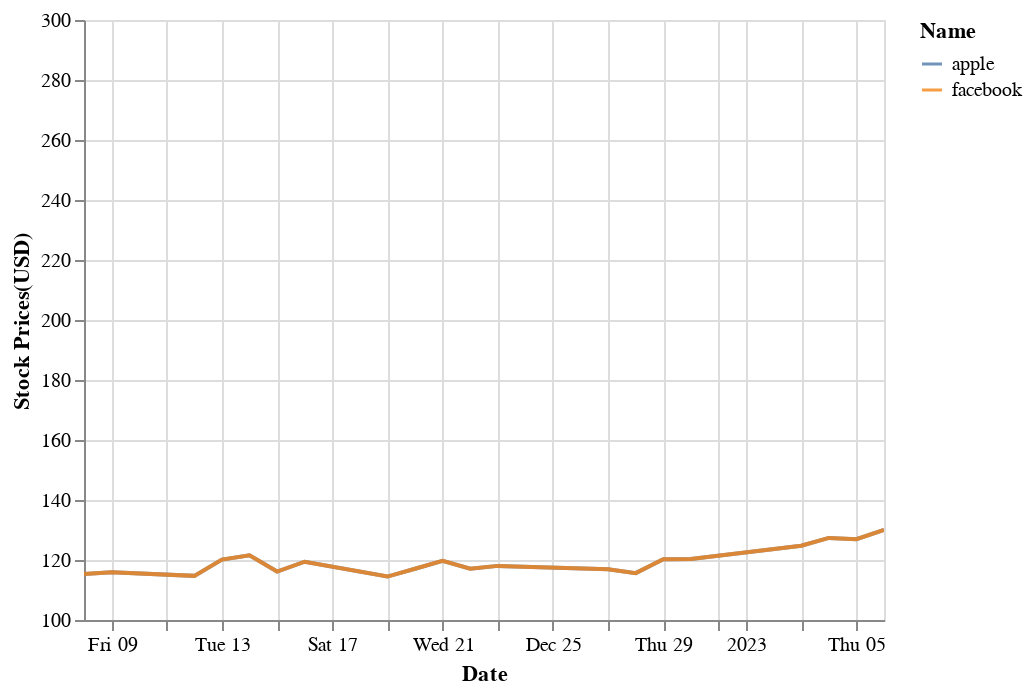

Source (notebook cell):
### Code cell
chart

### Figure 1 — Vega-Lite specification as saved in the notebook (floating-point values rounded to 4 significant figures)
{"config": {"view": {"continuousWidth": 400, "continuousHeight": 300}}, "data": {"name": "data-6dc1fdf9afd3205df2d553c7230f0513"}, "mark": {"type": "line", "clip": true, "opacity": 0.8}, "encoding": {"color": {"field": "Name", "type": "nominal"}, "x": {"field": "Date", "type": "temporal"}, "y": {"field": "Stock Prices(USD)", "scale": {"domain": [100, 300]}, "stack": null, "type": "quantitative"}}, "$schema": "https://vega.github.io/schema/vega-lite/v4.17.0.json", "datasets": {"data-6dc1fdf9afd3205df2d553c7230f0513": [{"Date": "08 December 2022", "Name": "apple", "Stock Prices(USD)": 115.3}, {"Date": "09 December 2022", "Name": "apple", "Stock Prices(USD)": 115.9}, {"Date": "12 December 2022", "Name": "apple", "Stock Prices(USD)": 114.7}, {"Date": "13 December 2022", "Name": "apple", "Stock Prices(USD)": 120.2}, {"Date": "14 December 2022", "Name": "apple", "Stock Prices(USD)": 121.6}, {"Date": "15 December 2022", "Name": "apple", "Stock Prices(USD)": 116.2}, {"Date": "16 December 2022", "Name": "apple", "Stock Prices(USD)": 119.4}, {"Date": "19 December 2022", "Name": "apple", "Stock Prices(USD)": 114.5}, {"Date": "20 December 2022", "Name": "apple", "Stock Prices(USD)": 117.1}, {"Date": "21 December 2022", "Name": "apple", "Stock Prices(USD)": 119.8}, {"Date": "22 December 2022", "Name": "apple", "Stock Prices(USD)": 117.1}, {"Date": "23 December 2022", "Name": "apple", "Stock Prices(USD)": 118.0}, {"Date": "27 December 2022", "Name": "apple", "Stock Prices(USD)": 116.9}, {"Date": "28 December 2022", "Name": "apple", "Stock Prices(USD)": 115.6}, {"Date": "29 December 2022", "Name": "apple", "Stock Prices(USD)": 120.3}, {"Date": "30 December 2022", "Name": "apple", "Stock Prices(USD)": 120.3}, {"Date": "03 January 2023", "Name": "apple", "Stock Prices(USD)": 124.7}, {"Date": "04 January 2023", "Name": "apple", "Stock Prices(USD)": 127.4}, {"Date": "05 January 2023", "Name": "apple", "Stock Prices(USD)": 126.9}, {"Date": "06 January 2023", "Name": "apple", "Stock Prices(USD)": 130.0}, {"Date": "08 December 2022", "Name": "facebook", "Stock Prices(USD)": 115.3}, {"Date": "09 December 2022", "Name": "facebook", "Stock Prices(USD)": 115.9}, {"Date": "12 December 2022", "Name": "facebook", "Stock Prices(USD)": 114.7}, {"Date": "13 December 2022", "Name": "facebook", "Stock Prices(USD)": 120.2}, {"Date": "14 December 2022", "Name": "facebook", "Stock Prices(USD)": 121.6}, {"Date": "15 December 2022", "Name": "facebook", "Stock Prices(USD)": 116.2}, {"Date": "16 December 2022", "Name": "facebook", "Stock Prices(USD)": 119.4}, {"Date": "19 December 2022", "Name": "facebook", "Stock Prices(USD)": 114.5}, {"Date": "20 December 2022", "Name": "facebook", "Stock Prices(USD)": 117.1}, {"Date": "21 December 2022", "Name": "facebook", "Stock Prices(USD)": 119.8}, {"Date": "22 December 2022", "Name": "facebook", "Stock Prices(USD)": 117.1}, {"Date": "23 December 2022", "Name": "facebook", "Stock Prices(USD)": 118.0}, {"Date": "27 December 2022", "Name": "facebook", "Stock Prices(USD)": 116.9}, {"Date": "28 December 2022", "Name": "facebook", "Stock Prices(USD)": 115.6}, {"Date": "29 December 2022", "Name": "facebook", "Stock Prices(USD)": 120.3}, {"Date": "30 December 2022", "Name": "facebook", "Stock Prices(USD)": 120.3}, {"Date": "03 January 2023", "Name": "facebook", "Stock Prices(USD)": 124.7}, {"Date": "04 January 2023", "Name": "facebook", "Stock Prices(USD)": 127.4}, {"Date": "05 January 2023", "Name": "facebook", "Stock Prices(USD)": 126.9}, {"Date": "06 January 2023", "Name": "facebook", "Stock Prices(USD)": 130.0}]}}
